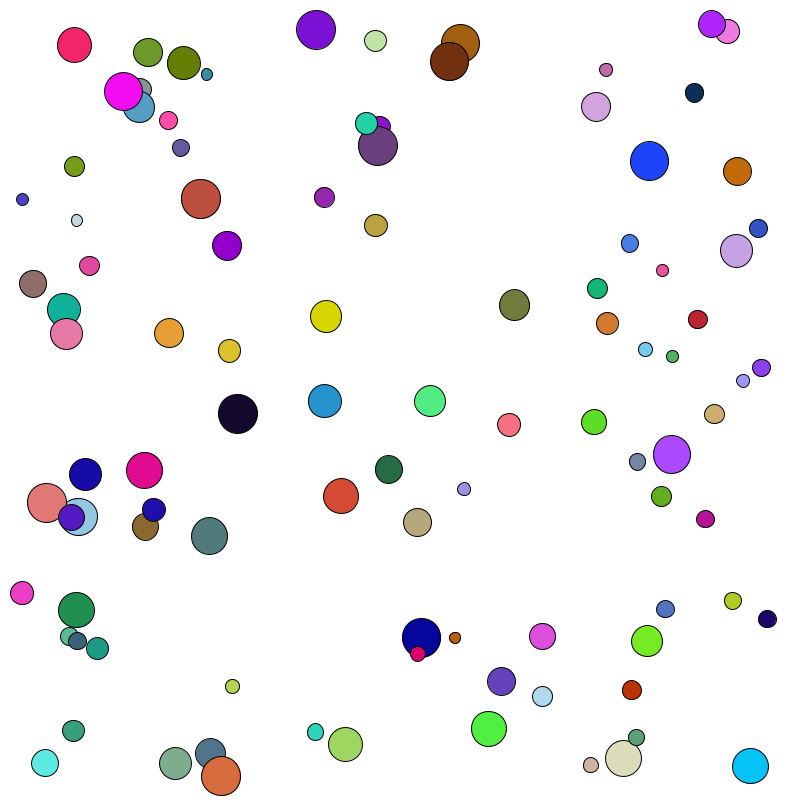
Frame 1 (no input)
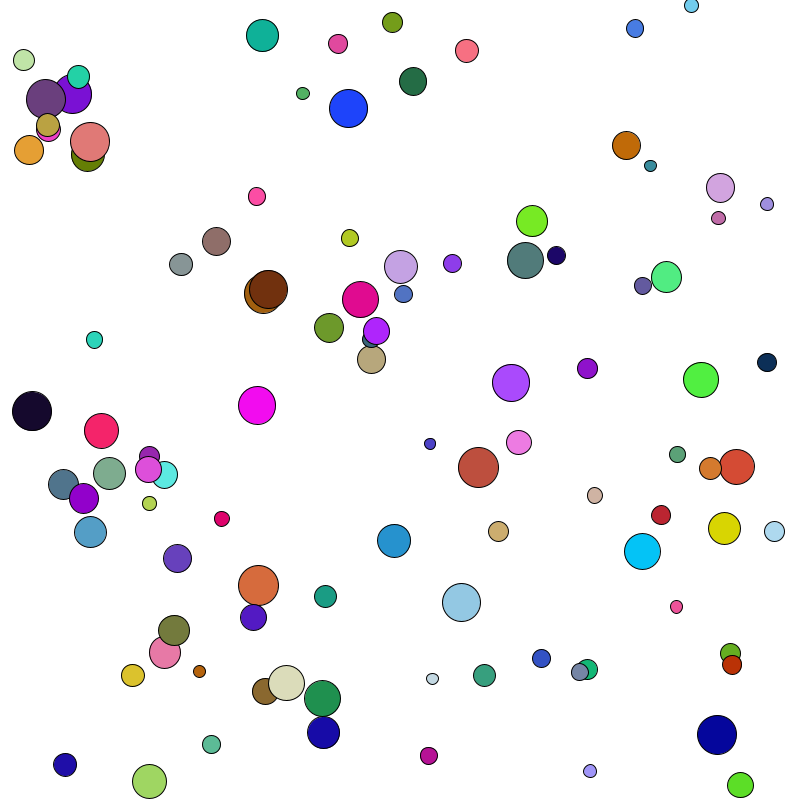
Frame 60 (the mouse pressed at the canvas centre just before this capture)
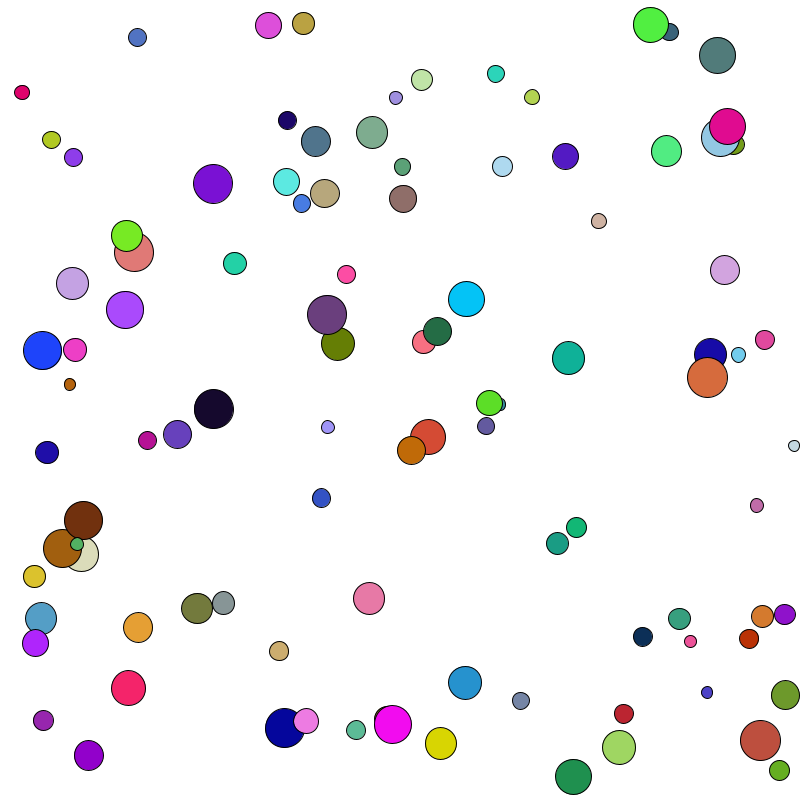
Frame 120 (the mouse held since frame 60 and released just before this capture)

The Processing sketch that drew these frames (run headless with seeded random() and noise(); from frame 60 on, the mouse is pressed at the canvas centre):

// Processing sketch: w6_05_bouncingBalls
// ── w6_05_bouncingBalls.pde
int numBalls = 100;

float x[] = new float[numBalls];
float y[] = new float[numBalls];
float r[] = new float[numBalls];
float dx[] = new float[numBalls];
float dy[] = new float[numBalls];
color c[] = new color[numBalls];

void setup() {
  size(800, 800);
  //noStroke();
  for (int i = 0; i < numBalls; i++) {
    r[i] = random(5, 20);
    x[i] = random(r[i], width - r[i]);
    y[i] = random(r[i], height - r[i]);
    dx[i] = random(-8, 8);
    dy[i] = random(-8, 8);
    c[i] = color(random(255), random(255), random(255));
  }
}

void draw() {
  background(255);

  for (int i = 0; i < numBalls; i++) {
    x[i] += dx[i];
    y[i] += dy[i];

    fill(c[i]);
    
    ellipse(x[i], y[i], r[i]*2, r[i]*2);

    if (x[i] > width - r[i] || x[i] < r[i]) {
      dx[i] = -dx[i];
    }

    if (y[i] > height - r[i] || y[i] < r[i]) {
      dy[i] = -dy[i];
    }
  }
}
